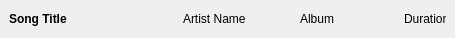
<?xml version="1.0" encoding="UTF-8"?>
<ui version="4.0">
 <class>LibraryCard</class>
 <widget class="QWidget" name="LibraryCard">
  <property name="geometry">
   <rect>
    <x>0</x>
    <y>0</y>
    <width>455</width>
    <height>38</height>
   </rect>
  </property>
  <property name="sizePolicy">
   <sizepolicy hsizetype="Expanding" vsizetype="Preferred">
    <horstretch>0</horstretch>
    <verstretch>0</verstretch>
   </sizepolicy>
  </property>
  <property name="windowTitle">
   <string>Form</string>
  </property>
  <layout class="QHBoxLayout" name="horizontalLayout" stretch="12,8,7,3">
   <property name="sizeConstraint">
    <enum>QLayout::SizeConstraint::SetDefaultConstraint</enum>
   </property>
   <property name="leftMargin">
    <number>9</number>
   </property>
   <property name="topMargin">
    <number>9</number>
   </property>
   <property name="rightMargin">
    <number>9</number>
   </property>
   <property name="bottomMargin">
    <number>9</number>
   </property>
   <item>
    <widget class="QLabel" name="titleLabel">
     <property name="sizePolicy">
      <sizepolicy hsizetype="Ignored" vsizetype="Preferred">
       <horstretch>0</horstretch>
       <verstretch>0</verstretch>
      </sizepolicy>
     </property>
     <property name="minimumSize">
      <size>
       <width>0</width>
       <height>0</height>
      </size>
     </property>
     <property name="baseSize">
      <size>
       <width>0</width>
       <height>0</height>
      </size>
     </property>
     <property name="font">
      <font>
       <bold>true</bold>
      </font>
     </property>
     <property name="layoutDirection">
      <enum>Qt::LayoutDirection::LeftToRight</enum>
     </property>
     <property name="text">
      <string>Song Title</string>
     </property>
     <property name="wordWrap">
      <bool>false</bool>
     </property>
    </widget>
   </item>
   <item>
    <widget class="QLabel" name="artistLabel">
     <property name="sizePolicy">
      <sizepolicy hsizetype="Ignored" vsizetype="Preferred">
       <horstretch>0</horstretch>
       <verstretch>0</verstretch>
      </sizepolicy>
     </property>
     <property name="minimumSize">
      <size>
       <width>0</width>
       <height>0</height>
      </size>
     </property>
     <property name="baseSize">
      <size>
       <width>0</width>
       <height>0</height>
      </size>
     </property>
     <property name="text">
      <string>Artist Name</string>
     </property>
     <property name="wordWrap">
      <bool>false</bool>
     </property>
    </widget>
   </item>
   <item>
    <widget class="QLabel" name="albumLabel">
     <property name="sizePolicy">
      <sizepolicy hsizetype="Ignored" vsizetype="Preferred">
       <horstretch>0</horstretch>
       <verstretch>0</verstretch>
      </sizepolicy>
     </property>
     <property name="minimumSize">
      <size>
       <width>0</width>
       <height>0</height>
      </size>
     </property>
     <property name="baseSize">
      <size>
       <width>0</width>
       <height>0</height>
      </size>
     </property>
     <property name="text">
      <string>Album</string>
     </property>
     <property name="scaledContents">
      <bool>false</bool>
     </property>
     <property name="wordWrap">
      <bool>false</bool>
     </property>
    </widget>
   </item>
   <item>
    <widget class="QLabel" name="durationLabel">
     <property name="sizePolicy">
      <sizepolicy hsizetype="Ignored" vsizetype="Preferred">
       <horstretch>0</horstretch>
       <verstretch>0</verstretch>
      </sizepolicy>
     </property>
     <property name="minimumSize">
      <size>
       <width>0</width>
       <height>0</height>
      </size>
     </property>
     <property name="baseSize">
      <size>
       <width>0</width>
       <height>0</height>
      </size>
     </property>
     <property name="text">
      <string>Duration</string>
     </property>
     <property name="wordWrap">
      <bool>false</bool>
     </property>
    </widget>
   </item>
  </layout>
 </widget>
 <resources/>
 <connections/>
</ui>
